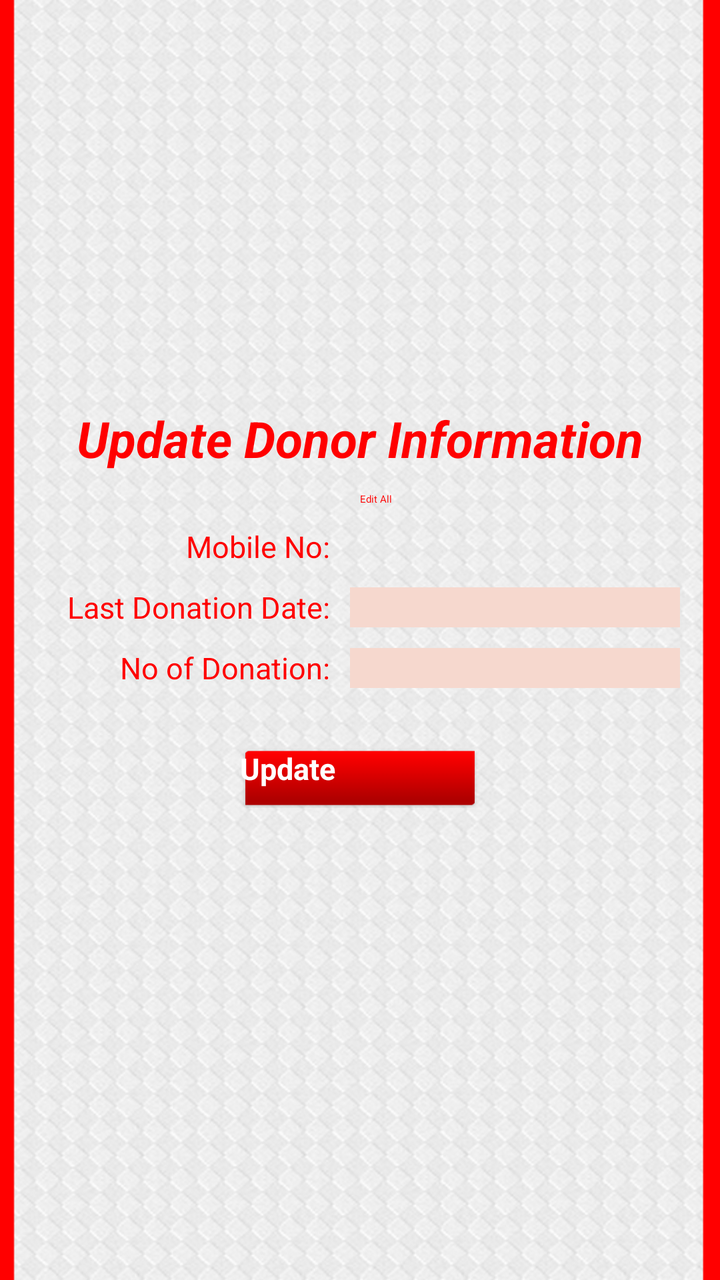
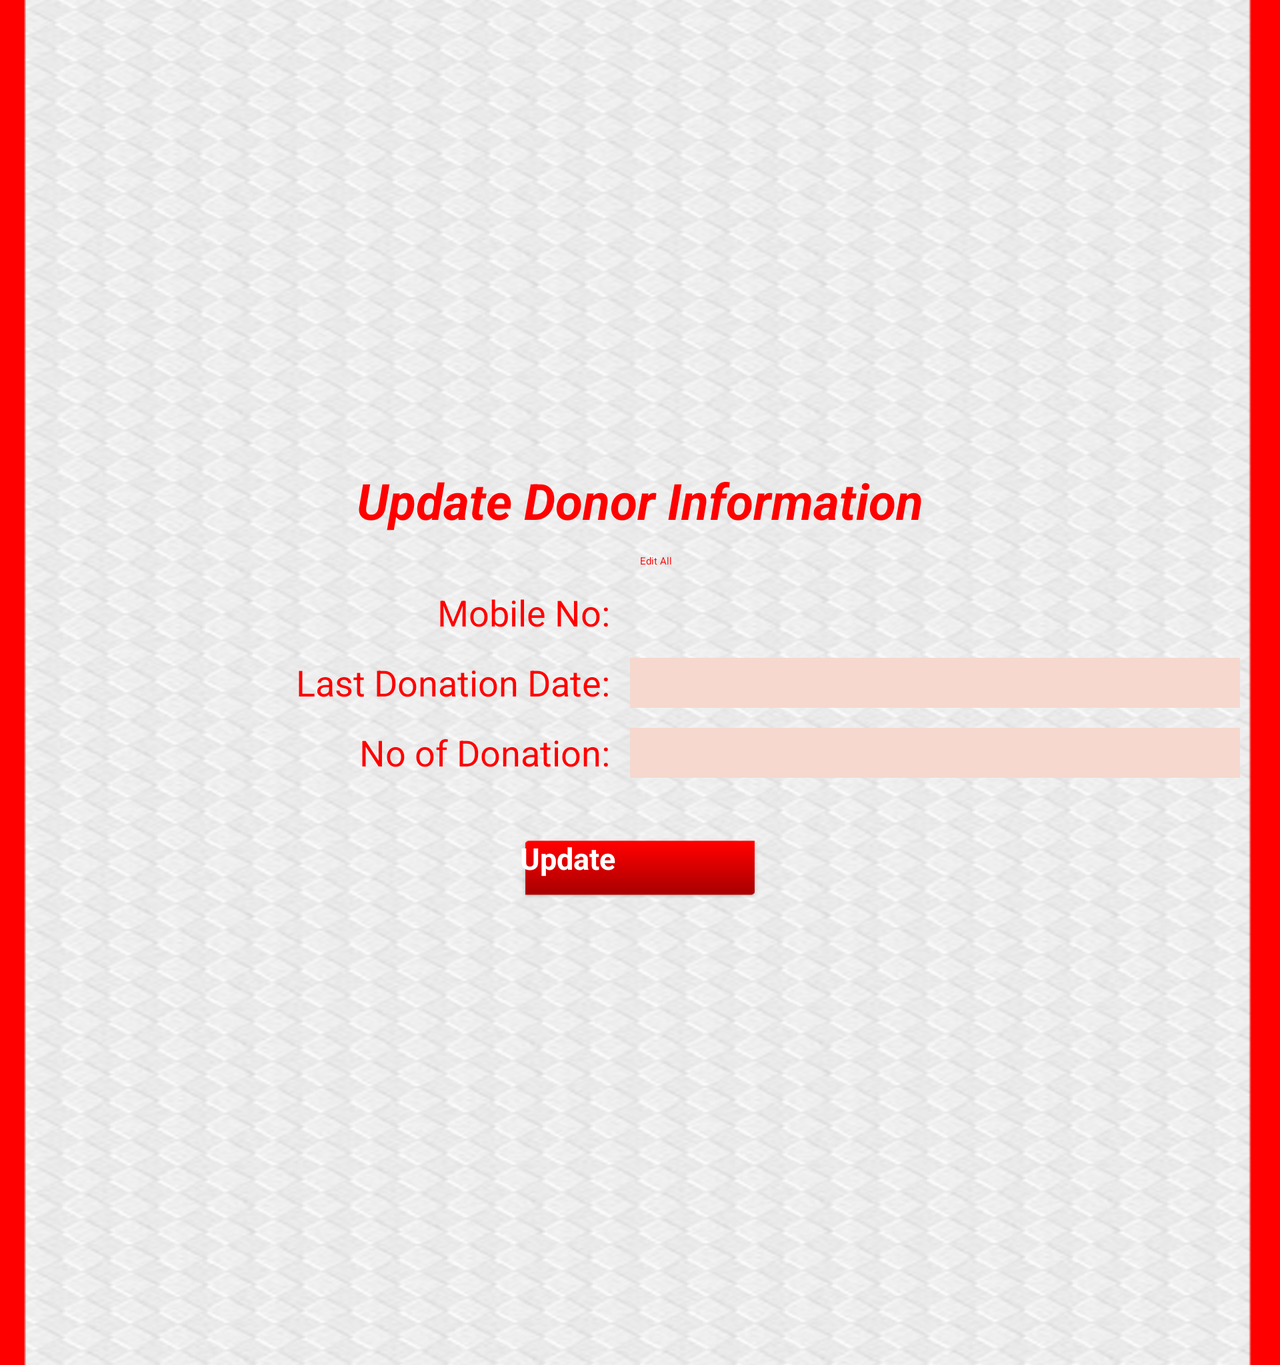

One screen, two layout resources from the same app: the default and the repository's alternative for another configuration. Each is rendered where Android would select it; the XML of both is given below.
<!-- AndroidManifest.xml: application theme Theme.Apptheme -->
<!-- res/layout/donor_update.xml -->
<?xml version="1.0" encoding="utf-8"?>
<RelativeLayout xmlns:android="http://schemas.android.com/apk/res/android"
    android:layout_width="fill_parent"
    android:layout_height="fill_parent"
    android:background="@drawable/bg"
    android:gravity="center_vertical">

    <TextView
        android:id="@+id/textView"
        android:layout_width="wrap_content"
        android:layout_height="wrap_content"
        android:layout_centerHorizontal="true"
        android:layout_marginTop="@dimen/dp_ng_60"
        android:text="@string/update_donor_information"
        android:textColor="@color/red"
        android:textSize="@dimen/text_size_25"
        android:textStyle="bold|italic" />

    <LinearLayout
        android:id="@+id/tupple_edit_all"
        android:layout_width="fill_parent"
        android:layout_height="wrap_content"
        android:layout_below="@id/textView"
        android:layout_marginTop="@dimen/dp_10"
        android:gravity="center_horizontal"
        android:orientation="horizontal">

        <RelativeLayout
            android:layout_width="0dp"
            android:layout_height="wrap_content"
            android:gravity="end"
            android:layout_weight="1">
            <CheckBox
                android:id="@+id/cb_edit_all"
                android:layout_width="wrap_content"
                android:layout_height="wrap_content"
                android:layout_weight="1"
                android:paddingRight="@dimen/dp_10"/>
        </RelativeLayout>

        <TextView
            android:id="@+id/tv_edit_all"
            android:layout_width="0dp"
            android:layout_height="wrap_content"
            android:layout_weight="1"
            android:text="@string/edit_all"
            android:textColor="@color/red"
            android:layout_gravity="center_vertical"/>

    </LinearLayout>

    <LinearLayout
        android:id="@+id/tupple_mobile"
        android:layout_width="fill_parent"
        android:layout_height="wrap_content"
        android:layout_below="@id/tupple_edit_all"
        android:layout_marginTop="@dimen/dp_10"
        android:orientation="horizontal">

        <TextView
            android:id="@+id/tv_mobile"
            android:layout_width="0dp"
            android:layout_height="wrap_content"
            android:layout_weight="1"
            android:gravity="end"
            android:text="@string/mobile"
            android:textColor="@color/red"
            android:textSize="@dimen/text_size_15" />

        <TextView
            android:id="@+id/et_mobile"
            android:layout_width="0dp"
            android:layout_height="@dimen/dp_20"
            android:layout_gravity="bottom"
            android:layout_marginLeft="@dimen/dp_10"
            android:layout_marginRight="@dimen/dp_20"
            android:layout_weight="1"
            android:textSize="@dimen/text_size_15"
            android:textStyle="bold|italic" />
    </LinearLayout>

    <LinearLayout
        android:id="@+id/tupple_name"
        android:layout_width="fill_parent"
        android:layout_height="wrap_content"
        android:layout_below="@id/tupple_mobile"
        android:layout_marginTop="@dimen/dp_10"
        android:orientation="horizontal"
        android:visibility="gone">

        <TextView
            android:id="@+id/tv_name"
            android:layout_width="0dp"
            android:layout_height="wrap_content"
            android:layout_weight="1"
            android:gravity="end"
            android:text="@string/name"
            android:textColor="@color/red"
            android:textSize="@dimen/text_size_15" />

        <EditText
            android:id="@+id/et_name"
            android:layout_width="0dp"
            android:layout_height="@dimen/dp_20"
            android:layout_gravity="bottom"
            android:layout_marginLeft="@dimen/dp_10"
            android:layout_marginRight="@dimen/dp_20"
            android:layout_weight="1"
            android:background="@color/light"
            android:inputType="text" />
    </LinearLayout>

    <LinearLayout
        android:id="@+id/tupple_blood_group"
        android:layout_width="fill_parent"
        android:layout_height="wrap_content"
        android:layout_below="@id/tupple_name"
        android:layout_marginTop="@dimen/dp_10"
        android:orientation="horizontal"
        android:visibility="gone">

        <TextView
            android:id="@+id/tv_blood_group"
            android:layout_width="0dp"
            android:layout_height="wrap_content"
            android:layout_weight="1"
            android:gravity="end"
            android:text="@string/blood_group"
            android:textColor="@color/red"
            android:textSize="@dimen/text_size_15" />

        <Spinner
            android:id="@+id/sp_blood_group"
            android:layout_width="0dp"
            android:layout_height="@dimen/dp_20"
            android:layout_gravity="bottom"
            android:layout_marginLeft="@dimen/dp_10"
            android:layout_marginRight="@dimen/dp_20"
            android:layout_marginTop="@dimen/dp_5"
            android:layout_weight="1"
            android:background="@color/light"
            android:entries="@array/blood_groups" />
    </LinearLayout>

    <LinearLayout
        android:id="@+id/tupple_last_donation_date"
        android:layout_width="fill_parent"
        android:layout_height="wrap_content"
        android:layout_below="@id/tupple_blood_group"
        android:layout_marginTop="@dimen/dp_10"
        android:orientation="horizontal">

        <TextView
            android:id="@+id/tv_last_donation_date"
            android:layout_width="0dp"
            android:layout_height="wrap_content"
            android:layout_weight="1"
            android:gravity="end"
            android:text="@string/last_donation_date"
            android:textColor="@color/red"
            android:textSize="@dimen/text_size_15" />

        <EditText
            android:id="@+id/et_last_donation_date"
            android:layout_width="0dp"
            android:layout_height="@dimen/dp_20"
            android:layout_gravity="bottom"
            android:layout_marginLeft="@dimen/dp_10"
            android:layout_marginRight="@dimen/dp_20"
            android:layout_weight="1"
            android:background="@color/light" />

    </LinearLayout>

    <LinearLayout
        android:id="@+id/tupple_no_of_donation"
        android:layout_width="fill_parent"
        android:layout_height="wrap_content"
        android:layout_below="@id/tupple_last_donation_date"
        android:layout_marginTop="@dimen/dp_10"
        android:orientation="horizontal">

        <TextView
            android:id="@+id/tv_no_of_donation"
            android:layout_width="0dp"
            android:layout_height="wrap_content"
            android:layout_weight="1"
            android:gravity="end"
            android:text="@string/no_of_donation"
            android:textColor="@color/red"
            android:textSize="@dimen/text_size_15" />

        <EditText
            android:id="@+id/et_no_of_donation"
            android:layout_width="0dp"
            android:layout_height="@dimen/dp_20"
            android:layout_gravity="bottom"
            android:layout_marginLeft="@dimen/dp_10"
            android:layout_marginRight="@dimen/dp_20"
            android:layout_weight="1"
            android:background="@color/light"
            android:inputType="number" />

    </LinearLayout>

    <Button
        android:id="@+id/btn_update"
        android:layout_width="@dimen/dp_120"
        android:layout_height="@dimen/dp_30"
        android:layout_below="@id/tupple_no_of_donation"
        android:layout_centerInParent="true"
        android:layout_marginTop="@dimen/dp_30"
        android:background="@drawable/submit_btn_image_selector"
        android:clickable="true"
        android:text="@string/update"
        android:textColor="@android:color/white"
        android:textSize="@dimen/text_size_15"
        android:textStyle="bold" />
</RelativeLayout>
<!-- resources referenced by this layout -->
<resources>
  <string-array name="blood_groups">
          <item>A+</item>
          <item>A-</item>
          <item>B+</item>
          <item>B-</item>
          <item>O+</item>
          <item>O-</item>
          <item>AB+</item>
          <item>AB-</item>
      </string-array>
  <color name="light">#F6D8CE</color>
  <color name="red">#FF0000</color>
  <dimen name="dp_10">10dp</dimen>
  <dimen name="dp_120">120dp</dimen>
  <dimen name="dp_20">20dp</dimen>
  <dimen name="dp_30">30dp</dimen>
  <dimen name="dp_5">5dp</dimen>
  <dimen name="dp_ng_60">-60dp</dimen>
  <dimen name="text_size_15">15sp</dimen>
  <dimen name="text_size_25">25sp</dimen>
  <!-- drawable bg: png bitmap (drawable-hdpi, 318981 bytes) -->
  <!-- drawable submit_btn_image_selector (drawable) -->
  <?xml version="1.0" encoding="utf-8"?>
  <selector xmlns:android="http://schemas.android.com/apk/res/android">
      <item android:drawable="@drawable/button_submit_pressed" android:state_pressed="true"/>
      <item android:drawable="@drawable/btn_submit"/>
  </selector>
  <string name="blood_group">Blood Group:</string>
  <string name="edit_all">Edit All</string>
  <string name="last_donation_date">Last Donation Date: </string>
  <string name="mobile">Mobile No: </string>
  <string name="name">Name: </string>
  <string name="no_of_donation">No of Donation: </string>
  <string name="update">Update</string>
  <string name="update_donor_information">Update Donor Information</string>
  <!-- drawable button_submit_pressed: png bitmap (drawable-hdpi, 3234 bytes) -->
  <!-- drawable btn_submit: png bitmap (drawable-hdpi, 2708 bytes) -->
</resources>
<!-- res/layout-land/donor_update.xml (the repository's variant of the layout above) -->
<!-- drawn on the phone turned sideways -->
<?xml version="1.0" encoding="utf-8"?>
<ScrollView xmlns:android="http://schemas.android.com/apk/res/android"
    android:layout_width="match_parent"
    android:layout_height="match_parent"
    android:background="@drawable/bg"
    android:fillViewport="true">

    <RelativeLayout
        android:layout_width="match_parent"
        android:layout_height="match_parent"
        android:gravity="center_vertical">

        <TextView
            android:id="@+id/textView"
            android:layout_width="wrap_content"
            android:layout_height="wrap_content"
            android:layout_centerHorizontal="true"
            android:text="@string/update_donor_information"
            android:textColor="@color/red"
            android:textSize="@dimen/text_size_25"
            android:textStyle="bold|italic" />

        <LinearLayout
            android:id="@+id/tupple_edit_all"
            android:layout_width="fill_parent"
            android:layout_height="wrap_content"
            android:layout_below="@id/textView"
            android:layout_marginTop="@dimen/dp_10"
            android:gravity="center_horizontal"
            android:orientation="horizontal">

            <RelativeLayout
                android:layout_width="0dp"
                android:layout_height="wrap_content"
                android:layout_weight="1"
                android:gravity="end">

                <CheckBox
                    android:id="@+id/cb_edit_all"
                    android:layout_width="wrap_content"
                    android:layout_height="wrap_content"
                    android:layout_weight="1"
                    android:paddingRight="@dimen/dp_10" />
            </RelativeLayout>

            <TextView
                android:id="@+id/tv_edit_all"
                android:layout_width="0dp"
                android:layout_height="wrap_content"
                android:layout_gravity="center_vertical"
                android:layout_weight="1"
                android:text="@string/edit_all"
                android:textColor="@color/red" />

        </LinearLayout>

        <LinearLayout
            android:id="@+id/tupple_mobile"
            android:layout_width="fill_parent"
            android:layout_height="wrap_content"
            android:layout_below="@id/tupple_edit_all"
            android:layout_marginTop="@dimen/dp_10"
            android:orientation="horizontal">

            <TextView
                android:id="@+id/tv_mobile"
                android:layout_width="0dp"
                android:layout_height="wrap_content"
                android:layout_weight="1"
                android:gravity="end"
                android:text="@string/mobile"
                android:textColor="@color/red"
                android:textSize="@dimen/text_size_18" />

            <TextView
                android:id="@+id/et_mobile"
                android:layout_width="0dp"
                android:layout_height="@dimen/dp_25"
                android:layout_gravity="center_vertical"
                android:layout_marginLeft="@dimen/dp_10"
                android:layout_marginRight="@dimen/dp_20"
                android:layout_weight="1"
                android:textSize="@dimen/text_size_15"
                android:textStyle="bold|italic" />
        </LinearLayout>

        <LinearLayout
            android:id="@+id/tupple_name"
            android:layout_width="fill_parent"
            android:layout_height="wrap_content"
            android:layout_below="@id/tupple_mobile"
            android:layout_marginTop="@dimen/dp_10"
            android:orientation="horizontal"
            android:visibility="gone">

            <TextView
                android:id="@+id/tv_name"
                android:layout_width="0dp"
                android:layout_height="wrap_content"
                android:layout_weight="1"
                android:gravity="end"
                android:text="@string/name"
                android:textColor="@color/red"
                android:textSize="@dimen/text_size_18" />

            <EditText
                android:id="@+id/et_name"
                android:layout_width="0dp"
                android:layout_height="@dimen/dp_25"
                android:layout_gravity="bottom"
                android:layout_marginLeft="@dimen/dp_10"
                android:layout_marginRight="@dimen/dp_20"
                android:layout_weight="1"
                android:background="@color/light"
                android:inputType="text" />
        </LinearLayout>

        <LinearLayout
            android:id="@+id/tupple_blood_group"
            android:layout_width="fill_parent"
            android:layout_height="wrap_content"
            android:layout_below="@id/tupple_name"
            android:layout_marginTop="@dimen/dp_10"
            android:orientation="horizontal"
            android:visibility="gone">

            <TextView
                android:id="@+id/tv_blood_group"
                android:layout_width="0dp"
                android:layout_height="wrap_content"
                android:layout_weight="1"
                android:gravity="end"
                android:text="@string/blood_group"
                android:textColor="@color/red"
                android:textSize="@dimen/text_size_18" />

            <Spinner
                android:id="@+id/sp_blood_group"
                android:layout_width="0dp"
                android:layout_height="@dimen/dp_25"
                android:layout_gravity="bottom"
                android:layout_marginLeft="@dimen/dp_10"
                android:layout_marginRight="@dimen/dp_20"
                android:layout_marginTop="@dimen/dp_5"
                android:layout_weight="1"
                android:background="@color/light"
                android:entries="@array/blood_groups" />
        </LinearLayout>

        <LinearLayout
            android:id="@+id/tupple_last_donation_date"
            android:layout_width="fill_parent"
            android:layout_height="wrap_content"
            android:layout_below="@id/tupple_blood_group"
            android:layout_marginTop="@dimen/dp_10"
            android:orientation="horizontal">

            <TextView
                android:id="@+id/tv_last_donation_date"
                android:layout_width="0dp"
                android:layout_height="wrap_content"
                android:layout_weight="1"
                android:gravity="end"
                android:text="@string/last_donation_date"
                android:textColor="@color/red"
                android:textSize="@dimen/text_size_18" />

            <EditText
                android:id="@+id/et_last_donation_date"
                android:layout_width="0dp"
                android:layout_height="@dimen/dp_25"
                android:layout_gravity="bottom"
                android:layout_marginLeft="@dimen/dp_10"
                android:layout_marginRight="@dimen/dp_20"
                android:layout_weight="1"
                android:background="@color/light" />

        </LinearLayout>

        <LinearLayout
            android:id="@+id/tupple_no_of_donation"
            android:layout_width="fill_parent"
            android:layout_height="wrap_content"
            android:layout_below="@id/tupple_last_donation_date"
            android:layout_marginTop="@dimen/dp_10"
            android:orientation="horizontal">

            <TextView
                android:id="@+id/tv_no_of_donation"
                android:layout_width="0dp"
                android:layout_height="wrap_content"
                android:layout_weight="1"
                android:gravity="end"
                android:text="@string/no_of_donation"
                android:textColor="@color/red"
                android:textSize="@dimen/text_size_18" />

            <EditText
                android:id="@+id/et_no_of_donation"
                android:layout_width="0dp"
                android:layout_height="@dimen/dp_25"
                android:layout_gravity="bottom"
                android:layout_marginLeft="@dimen/dp_10"
                android:layout_marginRight="@dimen/dp_20"
                android:layout_weight="1"
                android:background="@color/light"
                android:inputType="number" />

        </LinearLayout>

        <Button
            android:id="@+id/btn_update"
            android:layout_width="@dimen/dp_120"
            android:layout_height="@dimen/dp_30"
            android:layout_below="@id/tupple_no_of_donation"
            android:layout_centerInParent="true"
            android:layout_marginTop="@dimen/dp_30"
            android:background="@drawable/submit_btn_image_selector"
            android:clickable="true"
            android:text="@string/update"
            android:textColor="@android:color/white"
            android:textSize="@dimen/text_size_15"
            android:textStyle="bold" />
    </RelativeLayout>
</ScrollView>
<!-- resources referenced by the variant -->
<!-- as the phone turned sideways resolves them -->
<resources>
  <string-array name="blood_groups">
          <item>A+</item>
          <item>A-</item>
          <item>B+</item>
          <item>B-</item>
          <item>O+</item>
          <item>O-</item>
          <item>AB+</item>
          <item>AB-</item>
      </string-array>
  <color name="light">#F6D8CE</color>
  <color name="red">#FF0000</color>
  <dimen name="dp_10">10dp</dimen>
  <dimen name="dp_120">120dp</dimen>
  <dimen name="dp_20">20dp</dimen>
  <dimen name="dp_25">25dp</dimen>
  <dimen name="dp_30">30dp</dimen>
  <dimen name="dp_5">5dp</dimen>
  <dimen name="text_size_15">15sp</dimen>
  <dimen name="text_size_18">18sp</dimen>
  <dimen name="text_size_25">25sp</dimen>
  <!-- drawable bg: png bitmap (drawable-hdpi, 318981 bytes) -->
  <!-- drawable submit_btn_image_selector (drawable) -->
  <?xml version="1.0" encoding="utf-8"?>
  <selector xmlns:android="http://schemas.android.com/apk/res/android">
      <item android:drawable="@drawable/button_submit_pressed" android:state_pressed="true"/>
      <item android:drawable="@drawable/btn_submit"/>
  </selector>
  <string name="blood_group">Blood Group:</string>
  <string name="edit_all">Edit All</string>
  <string name="last_donation_date">Last Donation Date: </string>
  <string name="mobile">Mobile No: </string>
  <string name="name">Name: </string>
  <string name="no_of_donation">No of Donation: </string>
  <string name="update">Update</string>
  <string name="update_donor_information">Update Donor Information</string>
  <!-- drawable button_submit_pressed: png bitmap (drawable-hdpi, 3234 bytes) -->
  <!-- drawable btn_submit: png bitmap (drawable-hdpi, 2708 bytes) -->
</resources>
